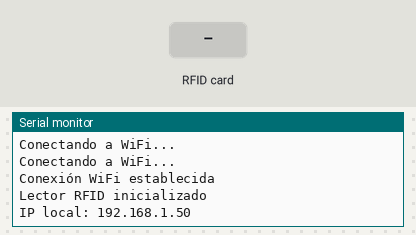
A sketch run on a simulated ESP32. On the bench: the last lines printed to the serial monitor. The test bench sets the inputs (shaded band). WiFi joins after 1.5 s; servers stay silent unless stated.

Above: at 3.2 s.
3.3 s: RFID card 34 48 84 55 held to the reader
At 3.6 s:
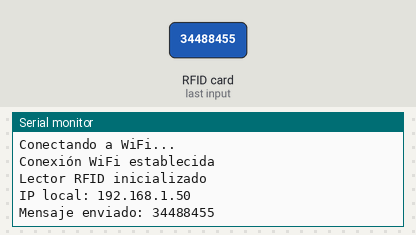
4.8 s: RFID card 5E 7A 19 C4 held to the reader
At 5.2 s:
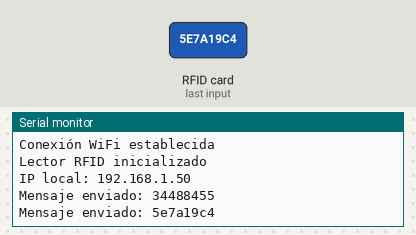

Measured:
- after the input at 3.3 s, the serial monitor: prints a new line at once (image 1)
- after the input at 4.8 s, the serial monitor: prints a new line at once (image 2)

The sketch:

codigo_funcionando_SP32.ino
```cpp
#include <WiFi.h>
#include <WiFiUdp.h>
#include <SPI.h>
#include <MFRC522.h>

const char* ssid = "toy";
const char* password = "34488455";
const char* serverIP = "192.168.88.237";  // Dirección IP del servidor
const int serverPort = 3008;              // Puerto del servidor
WiFiUDP udp;

#define SS_PIN 5
#define RST_PIN 0

MFRC522 mfrc522(SS_PIN, RST_PIN);  // Instancia de la clase MFRC522

MFRC522::MIFARE_Key key;

// Arreglo para almacenar el nuevo NUID
byte nuidPICC[4];

void setup() {
  Serial.begin(115200);

  // Conexión WiFi
  WiFi.begin(ssid, password);
  while (WiFi.status() != WL_CONNECTED) {
    delay(1000);
    Serial.println("Conectando a WiFi...");
  }
  Serial.println("Conexión WiFi establecida");

  // Inicialización del lector RFID
  SPI.begin();
  mfrc522.PCD_Init();
  Serial.println("Lector RFID inicializado");

  // Inicialización del socket UDP
  udp.begin(0);  // Puerto local aleatorio
  Serial.print("IP local: ");
  Serial.println(WiFi.localIP());
}

void loop() {
  // Verifica si se detecta una tarjeta RFID
  if (mfrc522.PICC_IsNewCardPresent() && mfrc522.PICC_ReadCardSerial()) {
    String cardData = getCardData();
    sendMessage(cardData);
    mfrc522.PICC_HaltA();  // Detiene la comunicación con la tarjeta RFID
  }
}

String getCardData() {
  String cardData = "";
  for (byte i = 0; i < mfrc522.uid.size; i++) {
    cardData += String(mfrc522.uid.uidByte[i] < 0x10 ? "0" : "");
    cardData += String(mfrc522.uid.uidByte[i], HEX);
  }
  return cardData;
}

void sendMessage(String message) {
  // Envía el mensaje UDP al servidor
  udp.beginPacket(serverIP, serverPort);
  udp.print(message);
  udp.endPacket();
  Serial.println("Mensaje enviado: " + message);
}
```
